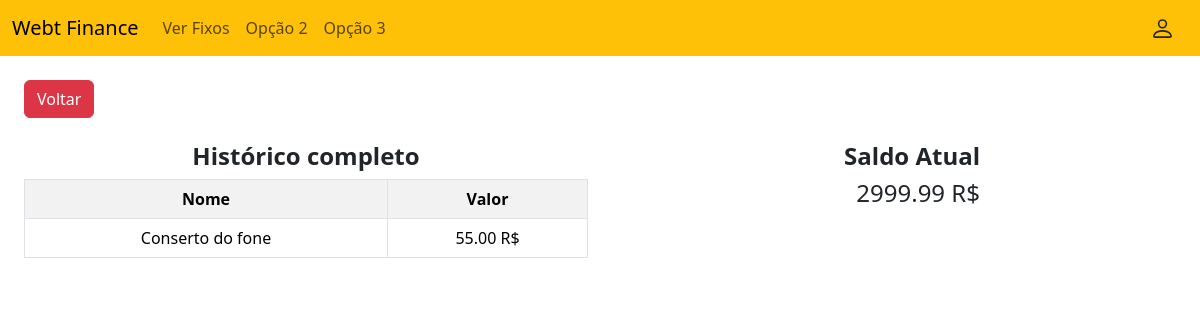
The app's page /historicoCompleto.php (signed in), older data.
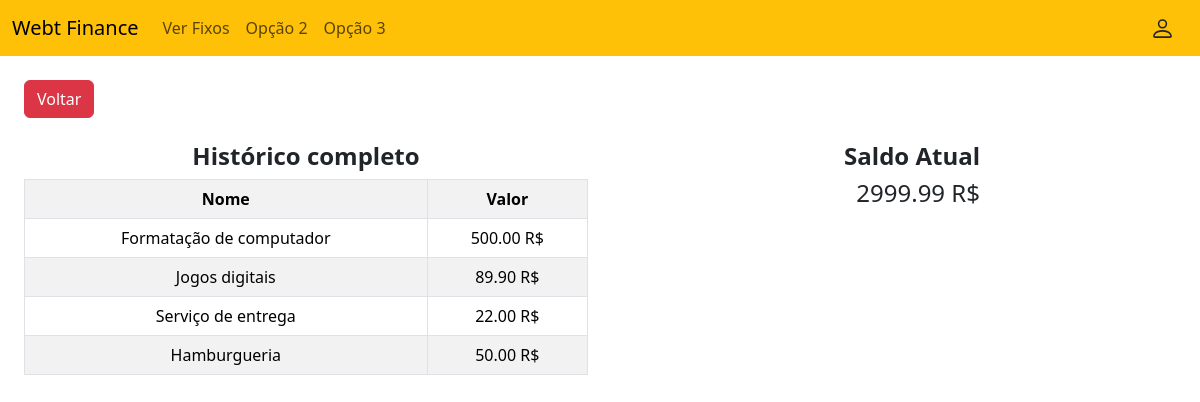
The same page, newer data.
### tables this page shows
CREATE TABLE TransacaoEsporadica(
 

	id int primary key auto_increment NOT NULL,
     
     
    
    nome varchar(100) NOT NULL,
     
     
    
    descricao varchar(500),
     
     
     
    
    dataDaTransacao date,
     
    
    ativo tinyint(1) default 1,
     
     
    
    valor decimal(65, 2),
     
     
    
    tipo varchar(10),
     
     
     
    
    categoria_id int NOT NULL,
    usuario_id int NOT NULL,
    
    CONSTRAINT fk_CategoriaTransacaoEsporadica FOREIGN KEY (categoria_id) REFERENCES Categoria(id),
     
    
    CONSTRAINT fk_UsuarioTransacaoEsporadica FOREIGN KEY (usuario_id) REFERENCES Usuario(id)
     
    
);

### historicoCompleto.php (the view, shortened to what this page needs)
<?php
$mysql = new mysqli(
    "localhost",
    "root",
    "",
    "pi_iii",
    3306
);
$rs = $mysql->query("SELECT * FROM usuario WHERE id = $_SESSION[usuario] ");
$ln = $rs->fetch_assoc();
?>
<html>
<head>
    <link rel="stylesheet" href="https://cdnjs.cloudflare.com/ajax/libs/twitter-bootstrap/5.3.8/css/bootstrap.min.css" />
</head>
<body>
    <nav class="navbar navbar-expand-lg bg-warning">
        <div class="container-fluid">
            <a class="navbar-brand" href="inicialUsuario.php"> Webt Finance</a>
            <div class="d-flex order-lg-last">
                <a href="#" class="btn d-flex align-items-center">
                </a>
            </div>
            <div class="collapse navbar-collapse" id="navbarNav">
                <ul class="navbar-nav">
                    <li class="nav-item">
                        <a class="nav-link" href="#">Ver Fixos</a>
                    </li>
                    <li class="nav-item">
                        <a class="nav-link" href="#">Opção 2</a>
                    </li>
                    <li class="nav-item">
                        <a class="nav-link" href="#">Opção 3</a>
                    </li>
                </ul>
            </div>
        </div>
    </nav>
    <div class="container-fluid p-4">
        <div class="row ">
            <div class="col ">
                <a href="inicialUsuario.php" class="btn btn-danger mb-4">Voltar</a>
            </div>
        </div>
        <div class="row  align-items-end text-center">
            <div class="col-6  ">
                <h4><b>Histórico completo</b></h4>
            </div>
            <div class="col-4  text-end">
                <h4><b>Saldo Atual</b></h4>
            </div>
        </div>
        <div class="row ">
            <div class="col-6 ">
                <table class="table table-striped table-bordered text-center">
                    <tr>
                        <th>Nome</th>
                        <th>Valor</th>
                    </tr>
                    <?php
                    $rs = $mysql->query("SELECT te.nome, te.valor
                                         FROM transacaoEsporadica as te
                                        WHERE te.usuario_id = $_SESSION[usuario]
                                        ");
                    foreach ($rs as $line): ?>
                        <tr>
                            <td><?= $line["nome"] ?></td>
                            <td><?= $line["valor"] ?> R$</td>
                        </tr>
                    <?php endforeach ?>
                </table>
            </div>
            <div class="col-4  text-end">
                <h4><?= $ln["saldo"] ?> R$</h4>
            </div>
            <div class="col-2 "></div>
        </div>
    </div>
</body>
</html>

Row changes from the older to the newer data that the page shows:
no longer on this page (row edited): transacaoesporadica: nome "Conserto do fone", valor "55.00"
added transacaoesporadica: nome "Formatação de computador", valor "500.00"
added transacaoesporadica: nome "Jogos digitais", valor "89.90"
added transacaoesporadica: nome "Serviço de entrega", valor "22.00"
added transacaoesporadica: nome "Hamburgueria", valor "50.00"
